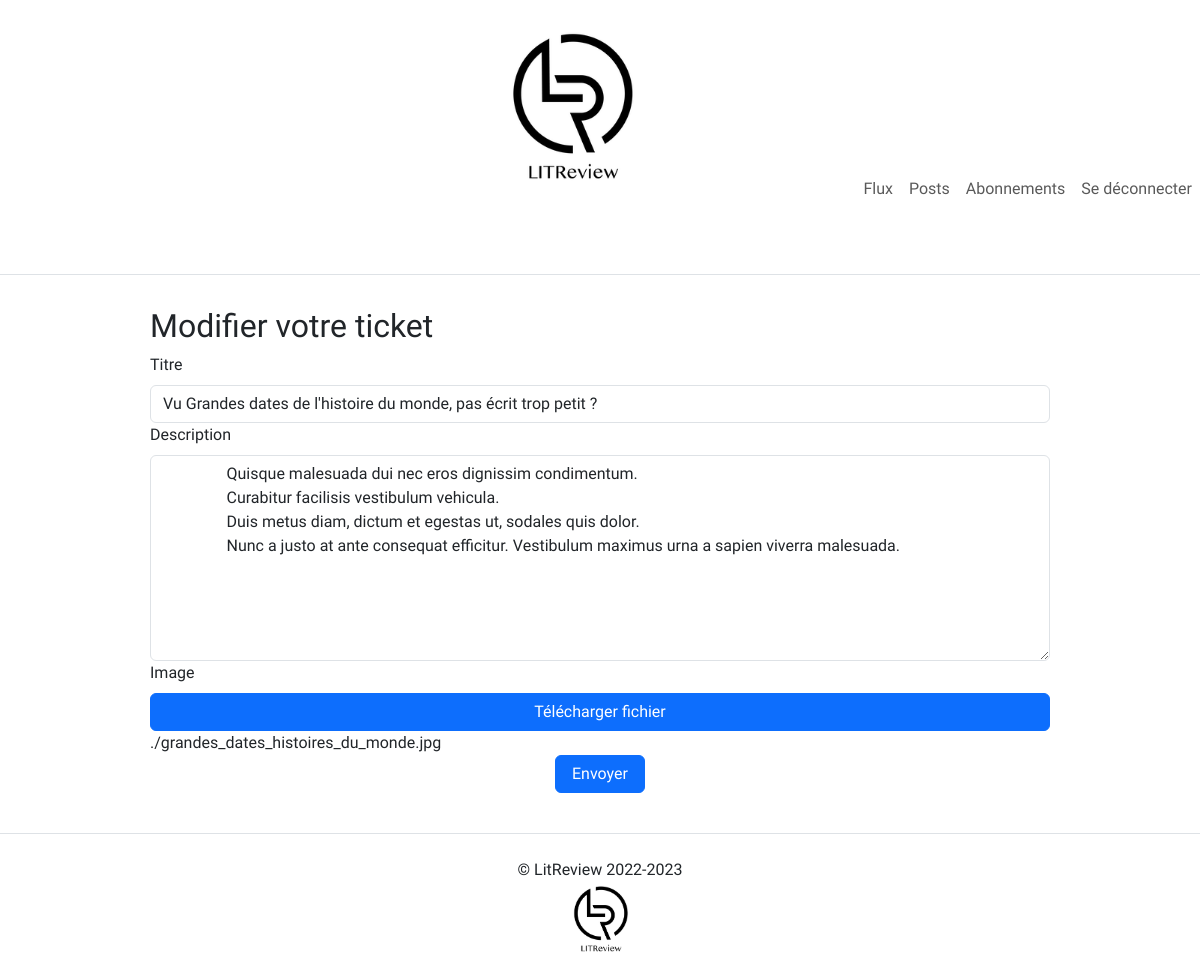
The page /ticket/2/change (signed in) on the database as committed earlier.
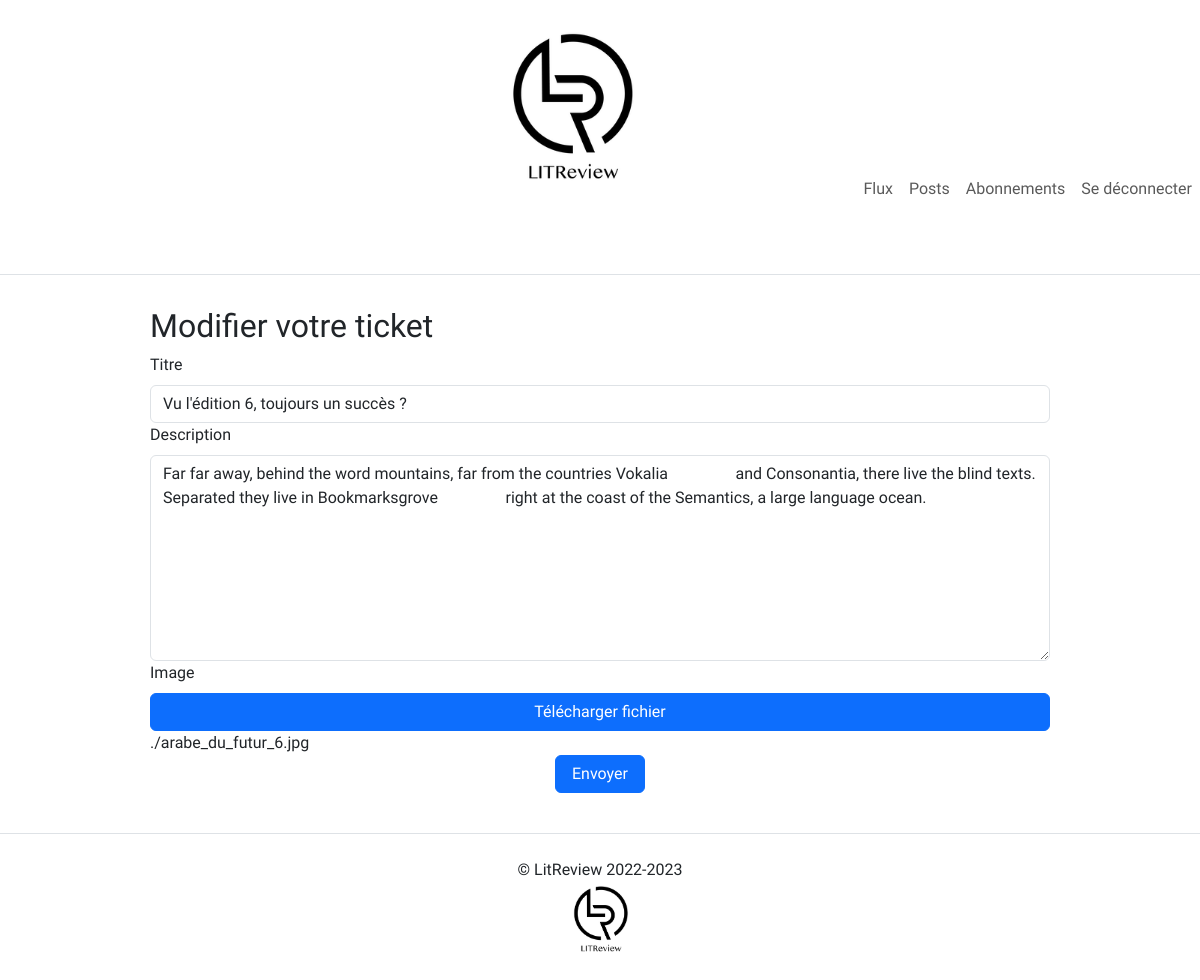
The same page on the database as committed later.
### litreview/models.py (models this page shows, shortened)
class Ticket(models.Model):
    title = models.CharField(max_length=128)
    description = models.TextField(max_length=2048, blank=True)
    user = models.ForeignKey(to=settings.AUTH_USER_MODEL, on_delete=models.CASCADE)
    image = models.ImageField(null=True, blank=True)
    time_created = models.DateTimeField(auto_now_add=True)
    has_been_reviewed = models.BooleanField(default=False)

### litreview/views.py (the view, shortened to what this page needs)
# urls.py: path("ticket/<int:id>/change", litreview.views.change_ticket, name="change_ticket"),
@login_required
def change_ticket(request, id):
    ticket = Ticket.objects.get(id=id)
    ticket_creation_form = forms.TicketCreationForm(instance=ticket)
    return render(request, "litreview/change_ticket.html", context={"ticket": ticket})

### litreview/templates/litreview/change_ticket.html (shortened to what this page needs)
{% extends 'base.html' %}
{% load bootstrap5 %}
{% load static %}
{% block content %}
  <div class="d-flex flex-column align-items-center">
    <div class="py-4 w-75">
        <h2>Modifier votre ticket</h2>
        <form class="form" action="#" method="post" enctype="multipart/form-data">
            {% include "litreview/partials/ticket_edit_form_snippet.html" %}
            <div class="d-flex justify-content-center">
                <button class="btn btn-primary text-decoration-none px-3" type="submit" name="button">Envoyer</button>
            </div>
        </form>
    </div>
</div>
{% endblock content %}

### litreview/templates/litreview/partials/ticket_edit_form_snippet.html (shortened to what this page needs)
{% load bootstrap5 %}
{% load litreview_extras %}
<div class="d-flex flex-column">
    <div class="">
        <label for="title" class="form-label fw-light">Titre</label>
        <input class="form-control text-start" type="text" name="title" value="{{ ticket.title }}">
        <label for="description" class="form-label fw-light">Description</label>
        <textarea class="form-control text-start" name="description" rows="8" cols="80">{{ ticket.description }}</textarea>
        <label for="image" class="form-label fw-light">Image</label>
        <label class="w-100 w-md-25 btn btn-primary" for="btn_img" onclick="update_chosen_file()">Télécharger fichier</label>
        <span id="chosen_file">{{ ticket.image }}</span>
    </div>
</div>

Rows that differ between the two databases and show on the page:
changed Ticket: title "Vu Grandes dates de l'histoire du monde, pas écrit trop petit ?" → "Vu l'édition 6, toujours un succès ?"; description "Quisque malesuada dui nec eros dignissim condimentum. Curabitur facilisis vestibulum vehicula. Duis metus diam, dictum et egestas ut, sodales quis dolor. Nunc a justo at ante consequat efficitur. Vestibulum maximus urna a sapien viverra malesuada." → "Far far away, behind the word mountains, far from the countries Vokalia and Consonantia, there live the blind texts. Separated they live in Bookmarksgrove right at the coast of the Semantics, a large language ocean."; image "./grandes_dates_histoires_du_monde.jpg" → "./arabe_du_futur_6.jpg"
